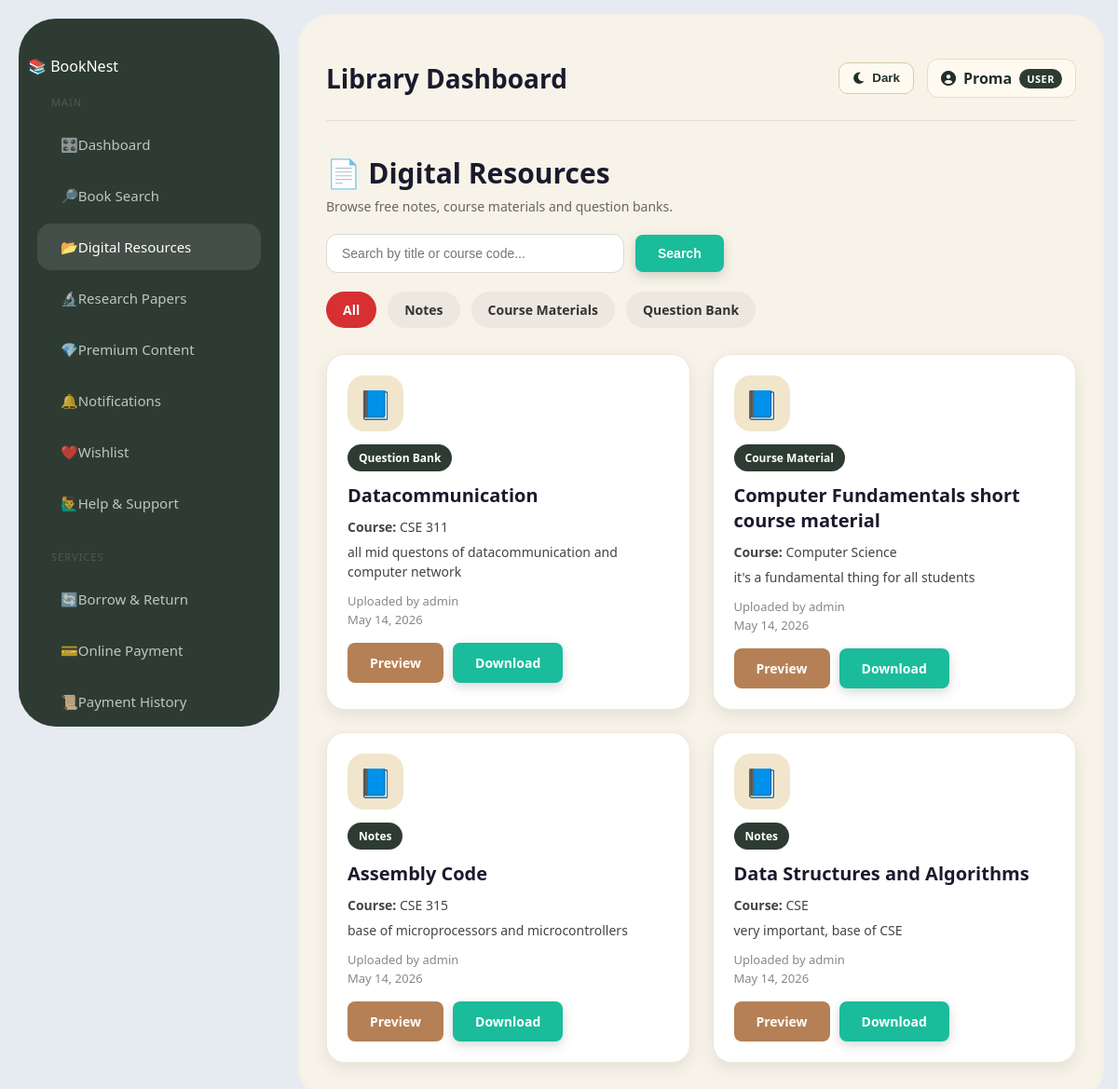
Page /digital-resources/ (signed in) on the committed database.
### library/models.py (models this page shows, shortened)
class User(AbstractUser):
    ADMIN = 'admin'
    LIBRARIAN = 'librarian'
    REGULAR_USER = 'user'
    ROLE_CHOICES = [
        (ADMIN, 'Administrator'),
        (LIBRARIAN, 'Librarian'),
        (REGULAR_USER, 'Regular User'),
    ]
    role = models.CharField(max_length=20, choices=ROLE_CHOICES, default=REGULAR_USER)
    phone = models.CharField(max_length=15, null=True, blank=True)
    profile_picture = models.ImageField(upload_to='profiles/', null=True, blank=True)
    date_of_birth = models.DateField(null=True, blank=True)
    bio = models.TextField(null=True, blank=True)
    def get_full_name(self):
        if self.first_name and self.last_name:
            return f"{self.first_name} {self.last_name}"
        return self.username

class DigitalResource(models.Model):
    TYPE_CHOICES = [
        ('notes', 'Notes'),
        ('course', 'Course Material'),
        ('question', 'Question Bank'),
    ]
    title = models.CharField(max_length=200)
    resource_type = models.CharField(max_length=20, choices=TYPE_CHOICES)
    course_code = models.CharField(max_length=50)
    description = models.TextField(blank=True, null=True)
    file = models.FileField(upload_to='digital_resources/')
    uploaded_by = models.ForeignKey(User, on_delete=models.CASCADE)
    uploaded_at = models.DateTimeField(auto_now_add=True)

### library/views.py (the view)
# urls.py: path('digital-resources/', views.digital_resources, name='digital_resources'),
@login_required
def digital_resources(request):
    resources = DigitalResource.objects.select_related('uploaded_by').all().order_by('-uploaded_at')
    query = request.GET.get('q', '').strip()
    selected_type = request.GET.get('type', '').strip()
    if query:
        resources = resources.filter(title__icontains=query) | resources.filter(course_code__icontains=query)
    if selected_type:
        resources = resources.filter(resource_type=selected_type)
    return render(request, 'library/digital_resources.html', {
        'resources': resources,
        'query': query,
        'selected_type': selected_type,
    })

### library/templates/library/digital_resources.html (shortened to what this page needs)
{% extends 'library/base.html' %}
{% block content %}
<div class="digital-page">
    <div class="library-header">
        <div>
            <h2>📄 Digital Resources</h2>
            <p>Browse free notes, course materials and question banks.</p>
        </div>
    </div>
    <form method="GET" action="{% url 'digital_resources' %}" class="search-filter-bar">
        <input type="text" name="q" value="{{ query }}" placeholder="Search by title or course code..." class="search-input">
        <button type="submit" class="btn btn-primary">Search</button>
    </form>
    <div class="category-tabs">
        <a href="{% url 'digital_resources' %}{% if query %}?q={{ query }}{% endif %}" class="category-tab {% if not selected_type %}active{% endif %}">All</a>
        <a href="{% url 'digital_resources' %}?type=notes{% if query %}&q={{ query }}{% endif %}" class="category-tab {% if selected_type == 'notes' %}active{% endif %}">Notes</a>
        <a href="{% url 'digital_resources' %}?type=course{% if query %}&q={{ query }}{% endif %}" class="category-tab {% if selected_type == 'course' %}active{% endif %}">Course Materials</a>
        <a href="{% url 'digital_resources' %}?type=question{% if query %}&q={{ query }}{% endif %}" class="category-tab {% if selected_type == 'question' %}active{% endif %}">Question Bank</a>
    </div>
    <div class="digital-grid">
        {% for resource in resources %}
        <div class="digital-card">
            <div class="digital-icon">📘</div>
            <span class="resource-badge">{{ resource.get_resource_type_display }}</span>
            <h3>{{ resource.title }}</h3>
            <p><strong>Course:</strong> {{ resource.course_code }}</p>
            {% if resource.description %}
            <p class="resource-desc">{{ resource.description|truncatewords:18 }}</p>
            {% endif %}
            <p class="resource-meta">
                Uploaded by {{ resource.uploaded_by.username }}<br>
                {{ resource.uploaded_at|date:"M d, Y" }}
            </p>
            <div class="book-actions">
                <a href="{% url 'digital_resource_read' resource.pk %}" target="_blank" class="btn btn-edit">Preview</a>
                <a href="{% url 'digital_resource_download' resource.pk %}" class="btn btn-primary">Download</a>
            </div>
        </div>
        {% empty %}
        <div class="empty-books">
            No digital resources found.
        </div>
        {% endfor %}
    </div>
</div>
{% endblock %}

### library/templates/library/base.html (shortened to what this page needs)
{% load static %}
<!DOCTYPE html>
<html lang="en" data-theme="light">
<head>
    <link rel="stylesheet"
          href="https://cdnjs.cloudflare.com/ajax/libs/font-awesome/6.0.0/css/all.min.css">
    <link rel="stylesheet" href="{% static 'library/css/style.css' %}">
</head>
<body>
<div class="layout">
    <aside class="sidebar">
        <div class="logo">
            📚 <span>Book</span>Nest
        </div>
        <div class="menu-section">
            <div class="menu-title">Main</div>
            <a href="{% url 'home' %}"
               class="menu-item {% if request.resolver_match.url_name == 'home' %}active{% endif %}">
            <span>🎛️</span>
           Dashboard
          </a>
            <a href="{% url 'book_list' %}"
               class="menu-item {% if request.resolver_match.url_name == 'book_list' %}active{% endif %}">
            <span>🔎</span>
             Book Search
          </a>
            <a href="{% url 'digital_resources' %}"
               class="menu-item {% if request.resolver_match.url_name == 'digital_resources' %}active{% endif %}">
               <span>📂</span>
             Digital Resources
              </a>
            <a href="{% url 'research_papers' %}"
   class="menu-item {% if request.resolver_match.url_name == 'research_papers' %}active{% endif %}">
    <span>🔬</span>
    Research Papers
</a>
            <a href="{% url 'premium_content' %}"
   class="menu-item premium {% if request.resolver_match.url_name == 'premium_content' %}active{% endif %}">
    <span>💎</span>
    Premium Content
</a>
            <a href="{% url 'notification_page' %}"
               class="sidebar-link menu-item {% if request.resolver_match.url_name == 'notification_page' %}active{% endif %}">
                <span class="icon">🔔</span>
                <span class="text">Notifications</span>
            </a>
            <a href="{% url 'wishlist_page' %}"
               class="sidebar-link menu-item {% if request.resolver_match.url_name == 'wishlist_page' %}active{% endif %}">
                <span class="icon">❤️</span>
                <span class="text">Wishlist</span>
            </a>
            <a href="{% url 'help_support_page' %}"
               class="sidebar-link menu-item {% if request.resolver_match.url_name == 'help_support_page' %}active{% endif %}">
                <span class="icon">🙋‍♂️</span>
                <span class="text">Help & Support</span>
            </a>
        </div>
        <div class="menu-section">
            <div class="menu-title">Services</div>
            <a href="{% url 'borrow_list' %}"
   class="menu-item {% if request.resolver_match.url_name == 'borrow_list' %}active{% endif %}">
    <span>🔄</span>
    Borrow & Return
</a>
            <a href="{% url 'online_payment' %}"
   class="menu-item {% if request.resolver_match.url_name == 'online_payment' %}active{% endif %}">
    <span>💳</span>
    Online Payment
</a>
            <a href="{% url 'payment_history' %}"
   class="menu-item {% if request.resolver_match.url_name == 'payment_history' %}active{% endif %}">
    <span>📜</span>
    Payment History
</a>
        </div>
    </aside>
    <main class="main-container">
        <header class="top-nav">
            <h2>
                {% block page_title %}
                    Library Dashboard
                {% endblock %}
            </h2>
            <div class="top-nav-right">
                <button type="button"
                        class="theme-toggle-btn"
                        id="themeToggleBtn">
                </button>
                <div class="user-profile">
                    <i class="fas fa-user-circle"></i>
                    <span>{{ user.username }}</span>
                    <span class="role-tag">
                        {{ user.role|upper }}
                    </span>
                </div>
            </div>
        </header>
        {% block content %}
        {% endblock %}
    </main>
</div>
</body>
</html>

### rows in the picture
User: username "Proma", role "USER"
DigitalResource: resource_type "Question Bank", title "Datacommunication", course_code "CSE 311", description "all mid questons of datacommunication and computer network", uploaded_by.username "admin", uploaded_at "May 14, 2026"
DigitalResource: resource_type "Course Material", title "Computer Fundamentals short course material", course_code "Computer Science", description "it's a fundamental thing for all students", uploaded_by.username "admin", uploaded_at "May 14, 2026"
DigitalResource: resource_type "Notes", title "Assembly Code", course_code "CSE 315", description "base of microprocessors and microcontrollers", uploaded_by.username "admin", uploaded_at "May 14, 2026"
DigitalResource: resource_type "Notes", title "Data Structures and Algorithms", course_code "CSE", description "very important, base of CSE", uploaded_by.username "admin", uploaded_at "May 14, 2026"
